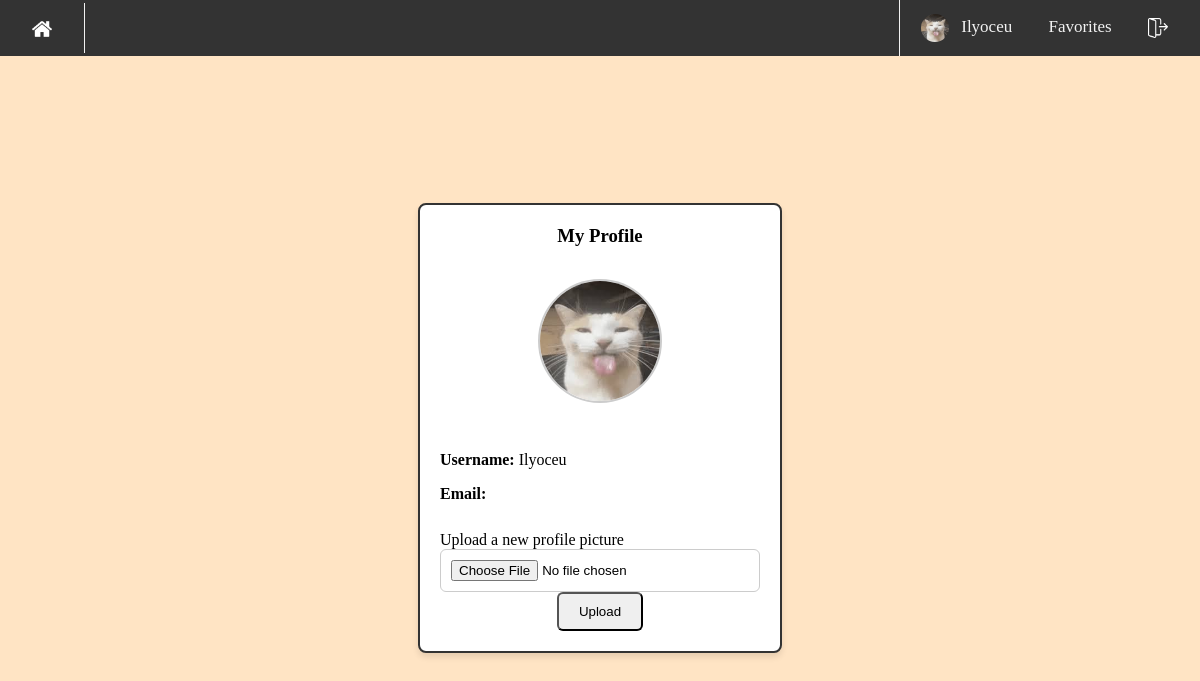
Screenshot of /profile (signed in) with the database file from the repository.
### tables this page shows
CREATE TABLE users (
    id INTEGER PRIMARY KEY AUTOINCREMENT,
    username TEXT NOT NULL,
    password TEXT NOT NULL
, avatar TEXT NOT NULL DEFAULT 'images/default_avatar.svg');

### app.py (the view, shortened to what this page needs)
@app.route('/profile', methods=['GET', 'POST'])
def profile():
    if 'user_id' not in session:
        return redirect(url_for('login'))
    conn = get_db_connection()
    user = conn.execute('SELECT * FROM users WHERE id = ?', (session['user_id'],)).fetchone()
    if user is None:
        conn.close()
        session.clear()
        return redirect(url_for('login'))
    error = None
    success = None
    conn.close()
    return render_template('profile.html', user=user, error=error, success=success)

### app.py (called while the page is built)
def get_db_connection():
    conn = sqlite3.connect(DATABASE)
    conn.row_factory = sqlite3.Row
    return conn

@app.context_processor
def inject_user():
    return {
        'logged_in': 'user_id' in session,
        'current_username': session.get('username'),
        'current_avatar': session.get('avatar'),
    }

### templates/profile.html (shortened to what this page needs)
{% extends "layout.html" %}
{% block body %}
<div class="form-container">
    <div class="input-container">
        <div class="form-header">
            <h3>My Profile</h3>
        </div>
        <div class="avatar-preview">
            <img src="{{ url_for('static', filename=user.avatar) }}" alt="{{ user.username }}'s avatar">
        </div>
        <div>
            <p><strong>Username:</strong> {{ user.username }}</p>
            <p><strong>Email:</strong> {{ user.email }}</p>
        </div>
        <form method="POST" action="/profile" enctype="multipart/form-data">
            <div>
                <label for="avatar">Upload a new profile picture</label>
                <input type="file" name="avatar" accept="image/png, image/jpeg, image/gif">
            </div>
            <div class="botton">
                <button class="submit" type="submit">Upload</button>
            </div>
        </form>
    </div>
</div>
{% endblock %}

### templates/layout.html (shortened to what this page needs)
<!DOCTYPE html>
<html lang="en">
<head>
    <link rel="stylesheet" href="{{ url_for('static', filename='styles/style.css') }}">
</head>
<body>
    <div class="topnav">
        <div class="left">
            <a class="active" href="{{ url_for('index') }}"><img src="{{ url_for('static', filename='images/icons/home.png')}}"></a>
        </div>
        <div class="right">
            {% if logged_in %}
                <a id="profile" href="{{ url_for('profile') }}">
                    {% if current_avatar %}
                        <img class="nav-avatar" src="{{ url_for('static', filename=current_avatar) }}" alt="{{ current_username }}'s avatar">
                    {% endif %}
                    {{ current_username }}
                </a>
                <a id="favorites" href="{{ url_for('favorites') }}">Favorites</a>
                <a id="logout" href="{{ url_for('logout') }}"><img src="{{ url_for('static', filename='images/icons/logout.png')}}"></a>
            {% else %}
                <a id="login" href="{{ url_for('login') }}">Login</a>
                <a id="signup" href="{{ url_for('signup') }}">Sign Up</a>
            {% endif %}
        </div>
    </div>
    {% block body %}
    {% endblock %}
</body>
</html>

### static/styles/style.css (style rules this page uses)
body { background-color: bisque; margin: 0px; display: flex; flex-direction: column; min-height: 100vh; }
.topnav { display: flex; justify-content: space-between; align-items: center; background-color: #333; overflow: hidden; }
.topnav div, .topnav a { color: #f2f2f2; text-align: center; padding: 14px 16px; text-decoration: none; font-size: 17px; margin: 0; }
.topnav .right { margin-left: auto; border-left: 1px solid #f2f2f2; padding-left: 5px; }
.topnav .left { margin-right: auto; border-right: 1px solid #f2f2f2; }
.topnav img.nav-avatar { width: 28px; height: 28px; border-radius: 50%; object-fit: cover; margin-right: 8px; vertical-align: middle; }
.topnav .left img, .topnav .right img:not(.nav-avatar) { width: 20px; height: 20px; vertical-align: middle; }
.avatar-preview { display: flex; justify-content: center; margin-bottom: 20px; }
.avatar-preview img { width: 120px; height: 120px; border-radius: 50%; object-fit: cover; border: 2px solid #ccc; }
.form-container { display: flex; flex-direction: column; justify-content: center; align-items: center; flex: 1; min-height: 0; padding: 20px; }
.form-header h3 { margin: 0 0 10px; text-align: center; }
.input-container { display: flex; flex-direction: column; gap: 12px; width: 320px; border: 2px solid #333; border-radius: 8px; padding: 20px; background-color: #fff; box-shadow: 0 4px 6px rgba(0, 0, 0, 0.1); }
.form-header { margin-bottom: 10px; }
.input-container input { width: 100%; padding: 10px; border-radius: 6px; border: 1px solid #ccc; box-sizing: border-box; }
.botton { display: flex; justify-content: center; }
.botton .submit { padding: 10px 20px; border-radius: 6px; cursor: pointer; }

### rows the page displays
users: username "Ilyoceu", avatar+username (picture)
